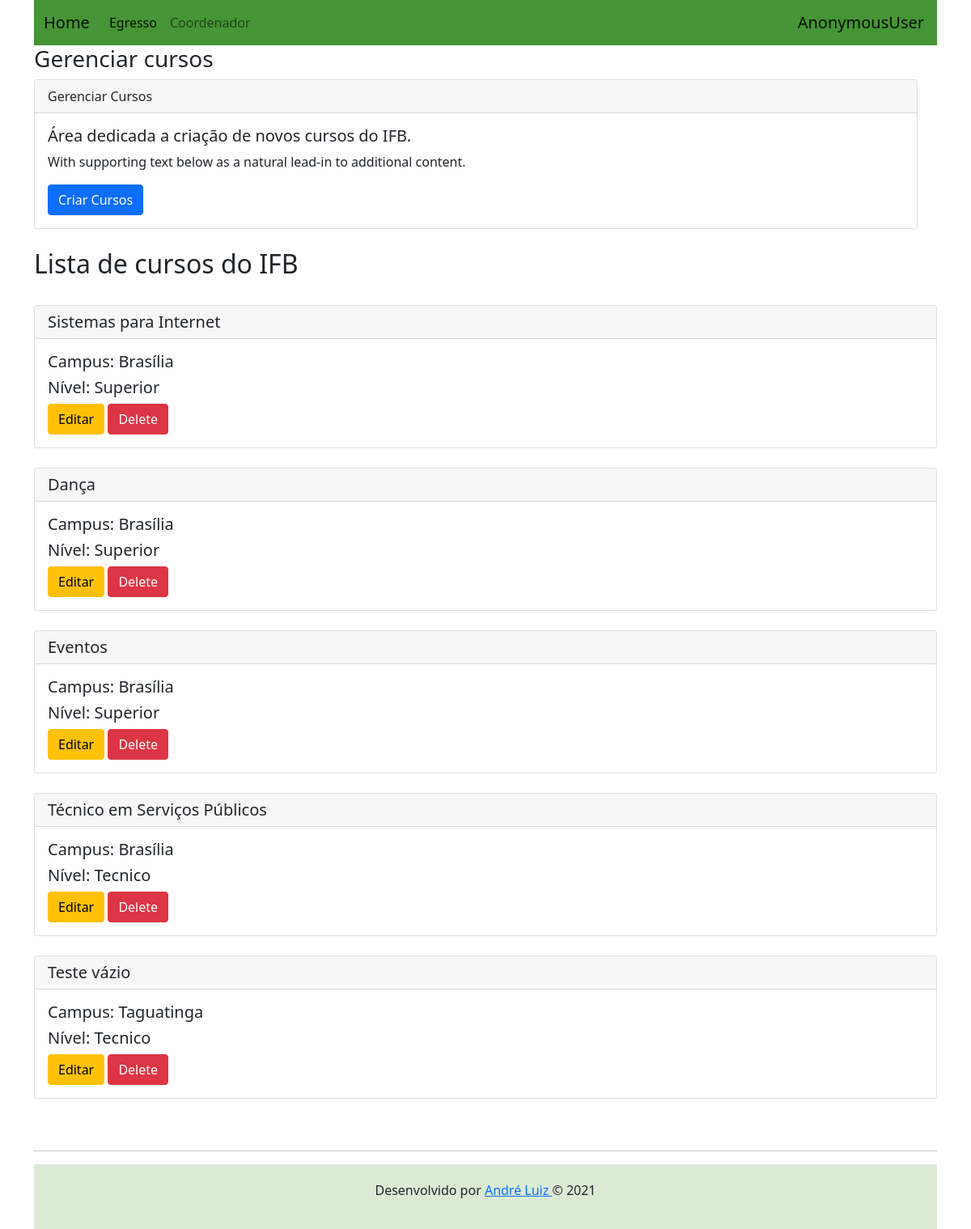
Before: /gerenciarcurso/ with the older database file.
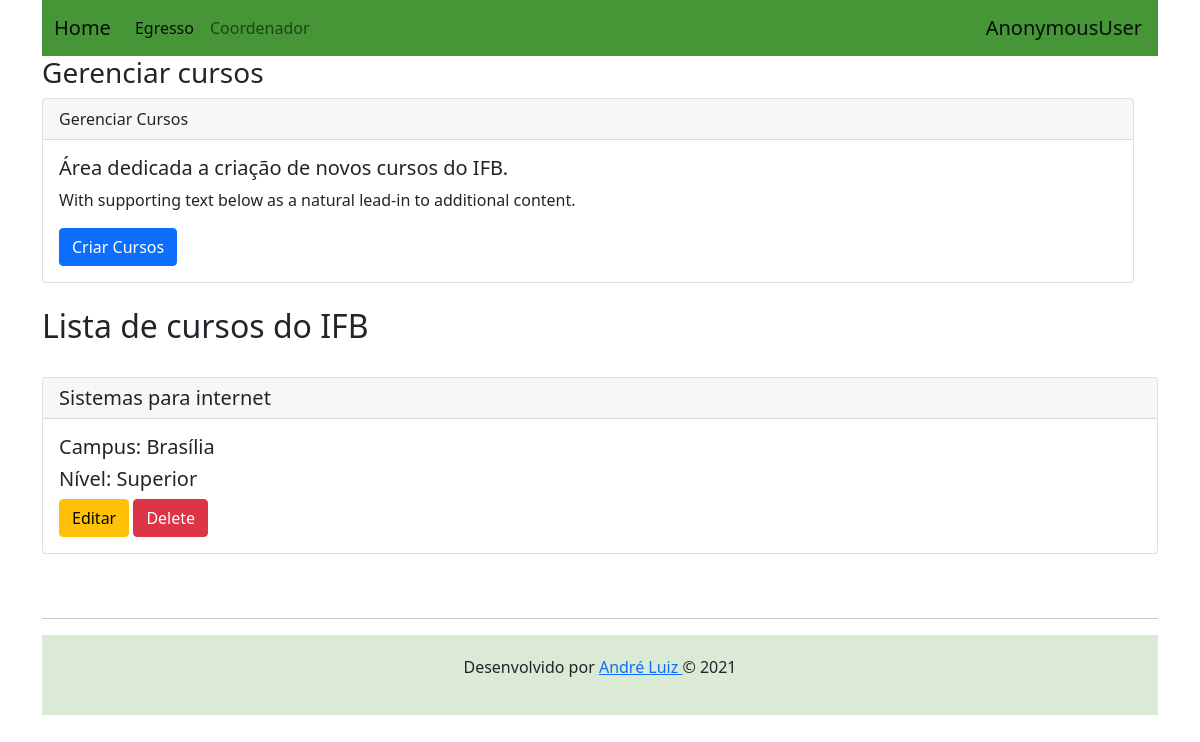
After: the same page with the newer database file.
### perfis/models.py (models this page shows, shortened)
class Curso(models.Model):
    NIVEL_CHOICES = (
        ('Superior', 'Superior (Bacharelado / Licenciatura)'),
        ('Superior', 'Superior (Tecnologia)'),
        ('Tecnico', 'Técnico (Integrado)'),
        ('Tecnico', 'Técnico(Subsequente)'),
    )
    nome = models.CharField(max_length=255, null=False)
    nivel = models.CharField(max_length=255, choices=NIVEL_CHOICES, null=False)
    campus = models.CharField(max_length=255, null=False)

### usuarios/views.py (the view)
# urls.py: path('gerenciarcurso/', GerenciarCursosView.as_view(), name='gerenciarcurso'),
class GerenciarCursosView(ListView):
    models = Curso
    template_name = 'gerenciar_cursos.html'
    queryset = Curso.objects.all()
    context_object_name = 'listarcursos'

### usuarios/templates/gerenciar_cursos.html
{% extends "base.html" %}
{% block body %}
<H3>Gerenciar cursos</H3>
<div class="row">
    <div class="col-lg-12">
        <div class="card">
            <div class="card-header">
                Gerenciar Cursos
            </div>
            <div class="card-body">
              <h5 class="card-title">Área dedicada a criação de novos cursos do IFB.</h5>
              <p class="card-text">With supporting text below as a natural lead-in to additional content.</p>
              <a href="/criarcurso" class="btn btn-primary">Criar Cursos</a>
            </div>
        </div>
        <br>
    </div>
</div>
<div class="col-lg-12">
    <h2>Lista de cursos do IFB</h2>
    <br>
    {% for listarcurso in listarcursos %}
    <div class="card">
        <h5 class="card-header">{{listarcurso.nome}}</h5>
        <div class="card-body">
          <h5 class="card-title">Campus: {{listarcurso.campus}}</h5>
          <h5 class="card-title">Nível: {{listarcurso.nivel}}</h5>
            <a class="btn btn-warning" href="{% url 'upd_curso' listarcurso.pk%}">Editar</a>
            <a class="btn btn-danger" href="{% url 'del_curso' listarcurso.pk%}">Delete</a>
        </div>
    </div>
    <br>
    {% endfor %}
</div>
{% endblock %}

Changed rows visible on the page:
removed Curso: nome "Dança", campus "Brasília", nivel "Superior"
removed Curso: nome "Eventos", campus "Brasília", nivel "Superior"
removed Curso: nome "Técnico em Serviços Públicos", campus "Brasília", nivel "Tecnico"
removed Curso: nome "Teste vázio", campus "Taguatinga", nivel "Tecnico"
changed Curso "Brasília": nome "Sistemas para Internet" → "Sistemas para internet"
